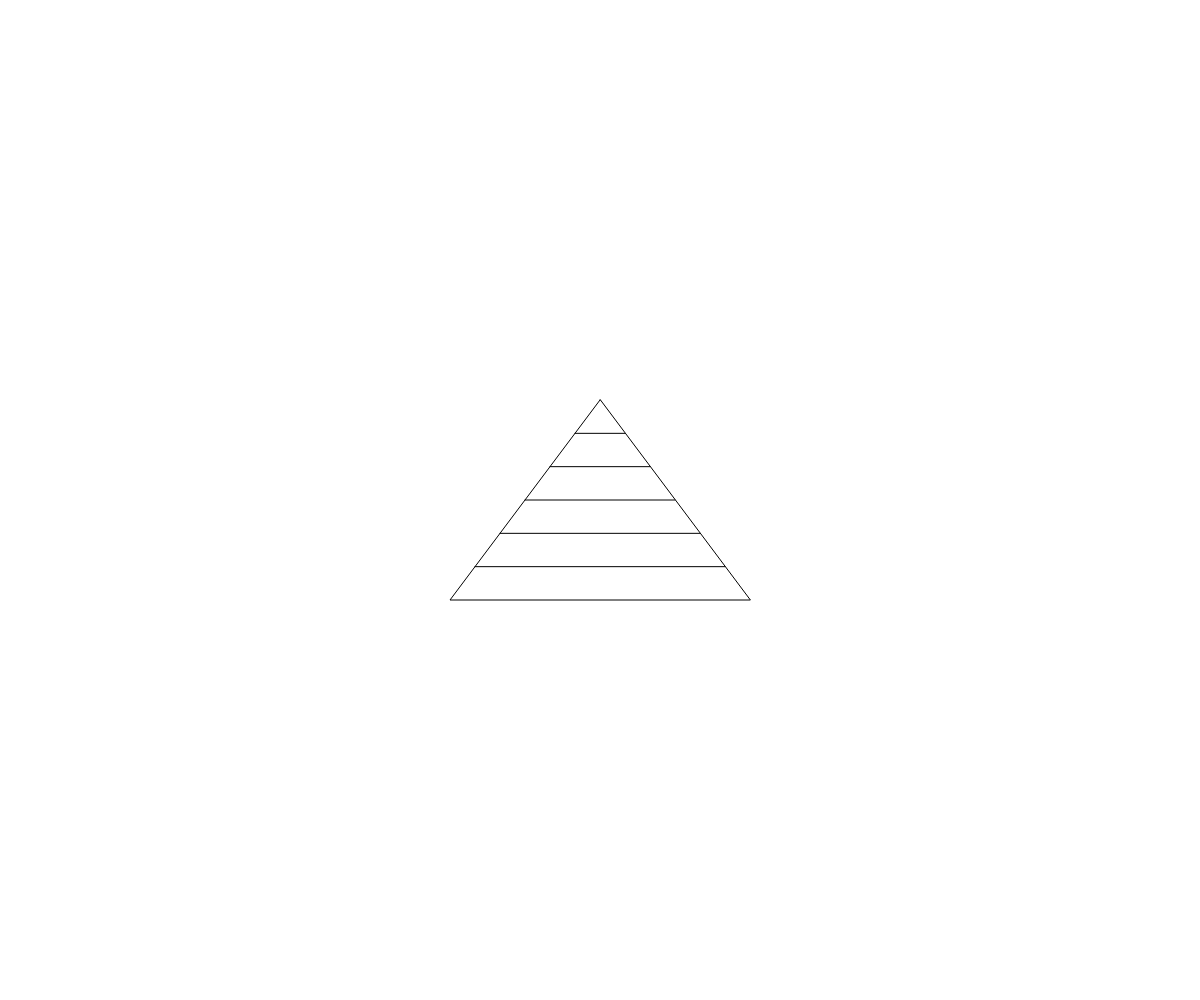
Frame 1 (no input)
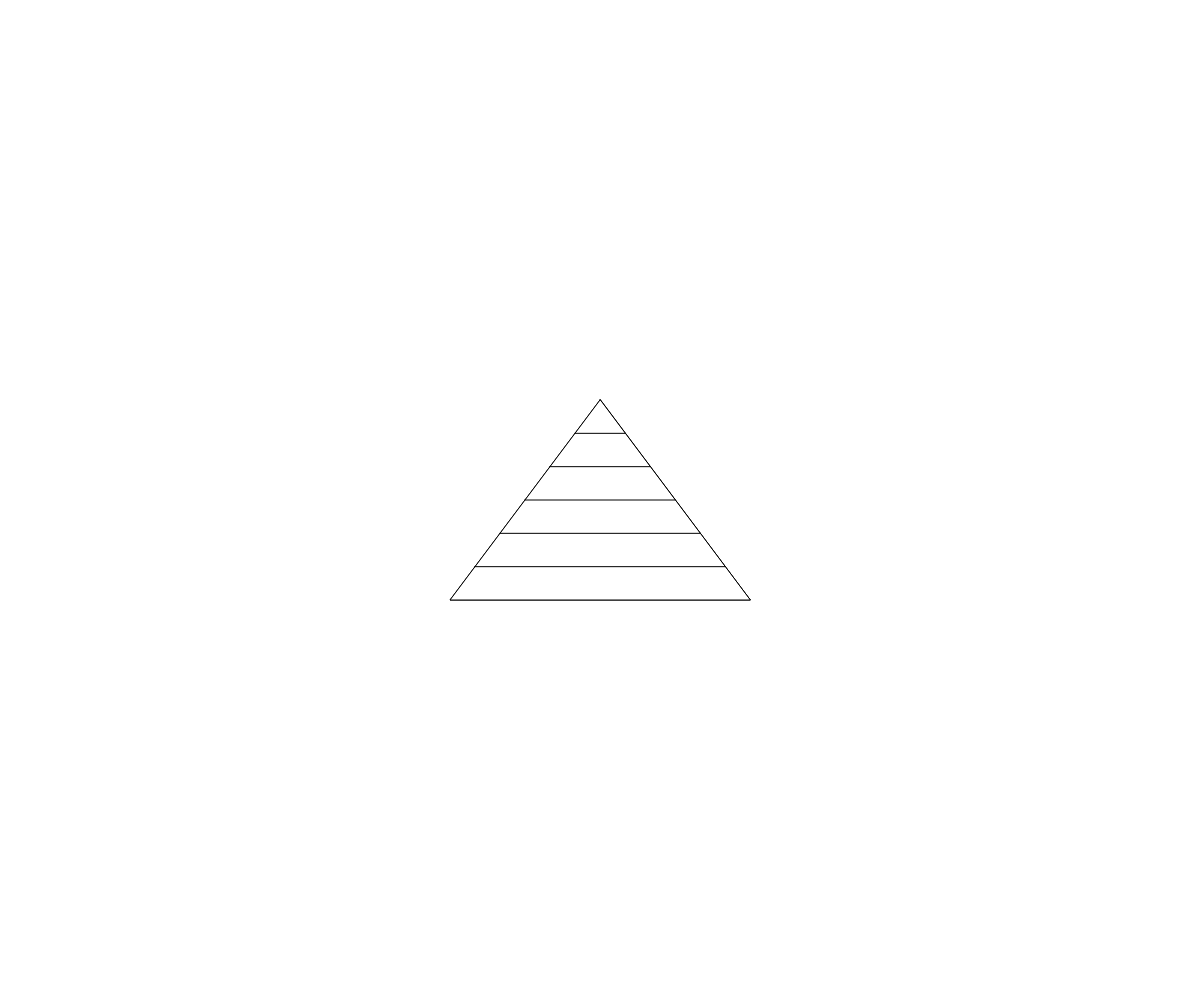
Frame 2 (the mouse pressed at the canvas centre, redrawn once)

The p5.js sketch that drew these frames (run headless with seeded random() and noise() and a simulated clock; the mouse was pressed at the canvas centre and the sketch redrawn once):

// p5.js sketch
// ── sketch.js
var triangle_array;
var array_length;
var array_height;

// var triangle_base = 150*2;
// var triangle_height = (Math.sqrt(3)/2)*triangle_base;
// var triangle_side = triangle_base;


var triangle_base = 150*2;
var triangle_height = 100*2;
var triangle_side = Math.sqrt(((triangle_base/2)*(triangle_base/2)) + (triangle_height*triangle_height));

console.log(triangle_base,triangle_height,triangle_side);


var angle_top = Math.asin((triangle_base/2)/triangle_side) * 2  ;
var angle_left = Math.asin((triangle_height)/triangle_side) ;
var angle_right = angle_left;

console.log(angle_left,angle_top,angle_right);


var line_height = 20;
// var line_gap = 20;
var line_count = 5;



var up_corn;
var left_corn;
var right_corn;


function reportsize() {
  canvas.resizeCanvas(window.innerWidth,window.innerHeight);
}


function random_orientation(){
  ops = ["usual","right","left"];
  return random(ops);
}

// window.addEventListener('resize',reportsize);

function create2dArray(x_len,y_len){
  arr = new Array(x_len);
  for (let i=0; i<arr.length; i++){
    arr[i] = new Array(y_len);
  }
  return arr;
}

function fill_array(arr){
  for (let i=0; i<arr.length; i++){
    for (let j=0; j<arr[0].length; j++){
      lines_or = random_orientation();
      ori = ((i+j) % 2 != 0) ? "up" : "down";
      arr[i][j] = new lineTriangle((i)*triangle_base/2,(j)*triangle_height,ori,lines_or);
    }
  }
  return arr;
}


function init(){
  up_corn = createVector(0,triangle_height/2);
  left_corn = createVector(-triangle_base/2,triangle_height/2);
  right_corn = createVector(triangle_base/2,triangle_height/2);
  // console.log(up_corn,left_corn,right_corn);
}

function setup(){
  ww = windowWidth;
  wh = windowHeight;
  array_length = Math.round(ww/triangle_base)*2 +1;
  array_height = Math.round(wh/triangle_height) + 1;

  canvas = createCanvas(ww,wh);
  canvas.position(0,0);
  canvas.style('z-index','-1');

  init();

  triangle_array = create2dArray(array_length,array_height);
  triangle_array = fill_array(triangle_array);

  test_tri = new lineTriangle(ww/2,wh/2,"up","usual");
}


function draw(){
  // background('black');
  test_tri.show();
  // for (let i=0; i<triangle_array.length; i++){
  //   for (let j=0; j<triangle_array[0].length; j++){
  //     triangle_array[i][j].show();
  //   }
  // }
  noLoop();
}

// ── triangler.js
function lineTriangle(x,y,orientation,lines){
  this.x_pos = x;
  this.y_pos = y;
  this.center = createVector(x,y);
  this.line_ori = lines;
  this.orientation = orientation;
  this.corner_up = (this.orientation == "up") ? ( p5.Vector.sub(this.center, up_corn)) : ( p5.Vector.add(this.center, up_corn));
  this.corner_bot_left = (this.orientation == "up") ?  (p5.Vector.add(this.center, left_corn)) : ( p5.Vector.sub(this.center, left_corn));
  this.corner_bot_right = (this.orientation == "up") ?  (p5.Vector.add(this.center, right_corn)) : ( p5.Vector.sub(this.center, right_corn));

  // this.base =

}

lineTriangle.prototype.show = function(){
  // circle(this.x_pos,this.y_pos,10);
  triangle(this.corner_up.x,this.corner_up.y,this.corner_bot_left.x,this.corner_bot_left.y,this.corner_bot_right.x,this.corner_bot_right.y);
  stroke('black');
  strokeWeight(1);
  // if (this.line_ori == "usual"){
  //   line(this.corner_bot_left.x,this.corner_bot_left.y,this.corner_bot_right.x,this.corner_bot_right.y);
  // }

  if (this.line_ori == "usual"){
    for (let i = 0; i<line_count+1; i++){
      ldiff = map(i,0,line_count+1,0,dist(this.corner_up.x,this.corner_up.y,this.corner_bot_left.x,this.corner_bot_left.y));
      rdiff = map(i,0,line_count+1,0,dist(this.corner_up.x,this.corner_up.y,this.corner_bot_right.x,this.corner_bot_right.y));

      console.log("difference", ldiff);


      y_val = (this.orientation == "up")? (1) : ( -1);



      lvec = p5.Vector.add(this.corner_up,createVector(-ldiff*Math.cos((90*(Math.PI/180))-angle_top/2),y_val * ldiff*Math.sin((90*(Math.PI/180))-angle_top/2)));
      rvec = p5.Vector.add(this.corner_up,createVector(rdiff*Math.cos((90*(Math.PI/180))-angle_top/2), y_val * rdiff*Math.sin((90*(Math.PI/180))-angle_top/2)));

      console.log("cos",Math.cos(angle_top/2));
      console.log("angle_top",angle_top);
      console.log('x_val',-ldiff*Math.cos(angle_top/2))
      console.log('y_val', ldiff*Math.sin(angle_top/2));
      line(lvec.x, lvec.y ,rvec.x, rvec.y );

    }
  }

  // else if (this.line_ori == "left"){
  //   for (let i = 0; i<line_count+1; i++){
  //     ldiff = map(i,0,line_count+1,0,triangle_side);
  //     rdiff = map(i,0,line_count+1,0,triangle_base);
  //
  //     y_val = (this.orientation == "up")? (-1) : ( 1);
  //     lvec = p5.Vector.add(this.corner_bot_left,createVector(ldiff*Math.cos(90 - angle_left/2),ldiff*Math.sin(90 - angle_left/2)));
  //     rvec = p5.Vector.add(this.corner_bot_left,createVector(ldiff*Math.cos(90 - angle_left/2),ldiff*Math.sin(90 - angle_left/2)));
  //     line(lvec.x, lvec.y ,rvec.x, rvec.y );
  //   }
  // }
  //
  // else if (this.line_ori == "right"){
  //   for (let i = 0; i<line_count+1; i++){
  //     ldiff = map(i,0,line_count+1,0,triangle_side);
  //     rdiff = map(i,0,line_count+1,0,triangle_base);
  //   }
  // }


  // line(this.center.x+50,this.center.y,this.center.x-50,this.center.y);
}
